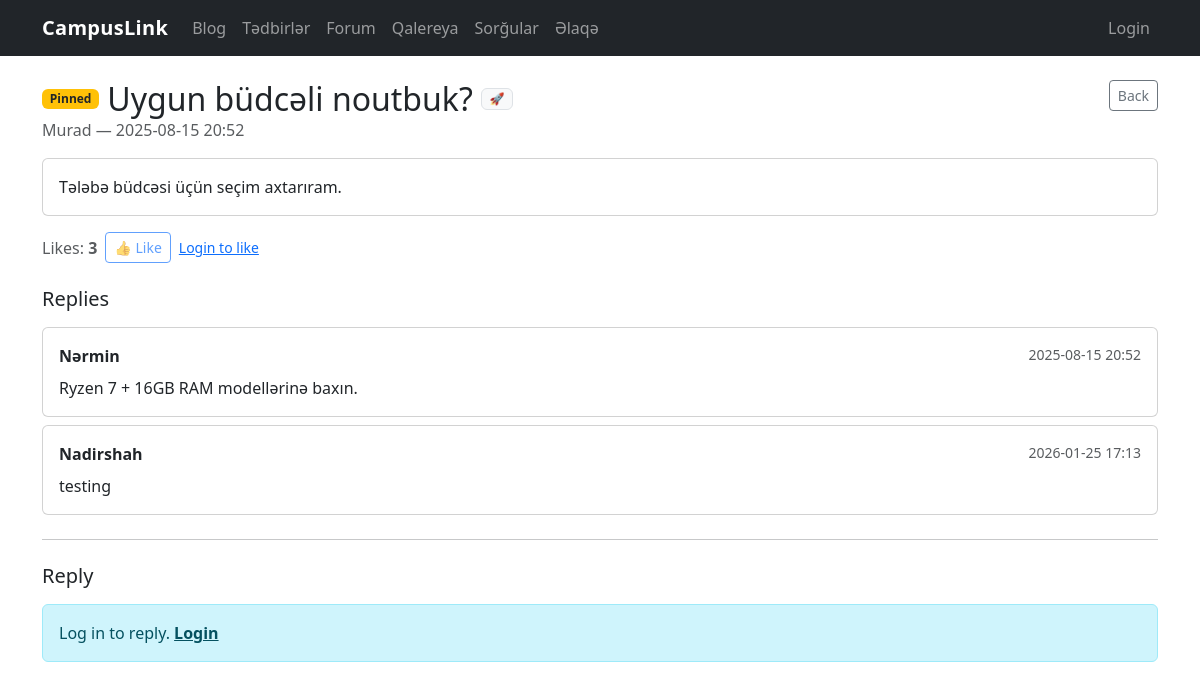
The page /forum/2 on the database its author committed.
### tables this page shows
CREATE TABLE forum_topics (
            id INTEGER PRIMARY KEY AUTOINCREMENT,
            title TEXT NOT NULL,
            author TEXT NOT NULL,
            content TEXT NOT NULL,
            created_at TEXT NOT NULL,
            is_pinned INTEGER NOT NULL DEFAULT 0,
            likes INTEGER NOT NULL DEFAULT 0
        , pinned INTEGER NOT NULL DEFAULT 0);

CREATE TABLE forum_topic_reactions (
            id INTEGER PRIMARY KEY AUTOINCREMENT,
            topic_id INTEGER NOT NULL,
            emoji TEXT NOT NULL,
            created_at TEXT NOT NULL,
            FOREIGN KEY (topic_id) REFERENCES forum_topics(id) ON DELETE CASCADE
        );

CREATE TABLE forum_replies (
            id INTEGER PRIMARY KEY AUTOINCREMENT,
            topic_id INTEGER NOT NULL,
            author TEXT NOT NULL,
            content TEXT NOT NULL,
            created_at TEXT NOT NULL,
            FOREIGN KEY (topic_id) REFERENCES forum_topics(id) ON DELETE CASCADE
        );

### forum.py (the view, shortened to what this page needs)
@bp.route("/<int:topic_id>", methods=["GET", "POST"])
def detail(topic_id: int):
    db = get_db()
    topic = db.execute("SELECT * FROM forum_topics WHERE id = ?", (topic_id,)).fetchone()
    if not topic:
        return render_template("404.html"), 404
    replies = db.execute(
        """
        SELECT *
        FROM forum_replies
        WHERE topic_id = ?
        ORDER BY created_at ASC, id ASC
        """,
        (topic_id,),
    ).fetchall()
    reactions = db.execute(
        "SELECT id, topic_id, emoji FROM forum_topic_reactions WHERE topic_id = ? ORDER BY id ASC",
        (topic_id,),
    ).fetchall()
    return render_template(
        "forum/forum_detail.html",
        topic=topic,
        replies=replies,
        reactions=reactions,
        is_admin=_is_admin(),
        is_logged_in=_is_logged_in(),
        allowed_emojis=ALLOWED_EMOJIS,
        next_url=request.path,
    )

### database.py (called while the page is built)
def get_db():
    if "db" not in g:
        g.db = sqlite3.connect(DB_PATH)
        g.db.row_factory = sqlite3.Row
    return g.db

### forum.py (called while the page is built, shortened)
def _current_user_display() -> str:
    role = session.get("role") or "guest"
    if role == "admin":
        return (session.get("admin_name") or session.get("user_name") or "Admin").strip() or "Admin"
    if role == "user":
        return (session.get("user_name") or "User").strip() or "User"
    return "Guest"

def _is_admin() -> bool:
    return (session.get("role") or "guest") == "admin"

def _is_logged_in() -> bool:
    return (session.get("role") or "guest") in ("user", "admin")

@bp.app_context_processor
def _inject_forum_auth():
    return {"forum_role": session.get("role") or "guest", "forum_name": _current_user_display()}

def ensure_forum_schema() -> None:
    global _schema_ready
    if _schema_ready:
        return

@bp.before_app_request
def _forum_schema_bootstrap():
    db = get_db()
    db.execute("PRAGMA foreign_keys = ON;")
    ensure_forum_schema()

### polls.py (called while the page is built)
@bp.before_app_request
def ensure_session():
    return None

### templates/forum/forum_detail.html (shortened to what this page needs)
{% extends "base.html" %}
{% block content %}
  <div class="d-flex justify-content-between align-items-start gap-3 mb-3">
    <div>
      <div class="d-flex align-items-center gap-2 flex-wrap">
        {% if topic["pinned"] %}<span class="badge bg-warning text-dark">Pinned</span>{% endif %}
        <h2 class="mb-0">{{ topic["title"] }}</h2>
        {% for r in reactions %}
          <span class="badge bg-light text-dark border">{{ r["emoji"] }}</span>
        {% endfor %}
      </div>
      <div class="text-muted">{{ topic["author"] }} — {{ topic["created_at"] }}</div>
    </div>
    <div class="text-end">
      <a class="btn btn-sm btn-outline-secondary" href="{{ url_for('forum.list_topics') }}">Back</a>
    </div>
  </div>
  <div class="card mb-3">
    <div class="card-body">
      <div style="white-space: pre-wrap;">{{ topic["content"] }}</div>
    </div>
  </div>
  <div class="d-flex align-items-center gap-2 mb-4 flex-wrap">
    <div class="text-muted">Likes: <strong>{{ topic["likes"] }}</strong></div>
    {% if is_logged_in %}
      <form method="POST" action="/forum/like/{{ topic['id'] }}" class="d-inline">
        <input type="hidden" name="next" value="{{ next_url }}">
        <button class="btn btn-sm btn-outline-primary" type="submit">👍 Like</button>
      </form>
    {% else %}
      <button class="btn btn-sm btn-outline-primary" type="button" disabled>👍 Like</button>
      <span class="small text-muted"><a href="{{ url_for('forum.login', next=next_url) }}">Login to like</a></span>
    {% endif %}
  </div>
  <h5 class="mb-3">Replies</h5>
  {% for r in replies %}
    <div class="card mb-2">
      <div class="card-body">
        <div class="d-flex justify-content-between align-items-start">
          <strong>{{ r["author"] }}</strong>
          <span class="text-muted small">{{ r["created_at"] }}</span>
        </div>
        <div class="mt-2" style="white-space: pre-wrap;">{{ r["content"] }}</div>
      </div>
    </div>
  {% else %}
    <div class="alert alert-light border">No replies yet.</div>
  {% endfor %}
  <hr class="my-4">
  <h5 class="mb-3">Reply</h5>
  {% if is_logged_in %}
    <form method="POST" action="/forum/{{ topic['id'] }}">
      <div class="mb-3">
        <textarea name="content" class="form-control" rows="4" placeholder="Write your reply..." required></textarea>
      </div>
      <button class="btn btn-primary" type="submit">Reply</button>
    </form>
  {% else %}
    <div class="alert alert-info">
      Log in to reply.
      <a class="alert-link" href="{{ url_for('forum.login', next=next_url) }}">Login</a>
    </div>
  {% endif %}
{% endblock %}

### static/style.css (style rules this page uses)
body { font-family: system-ui, -apple-system, "Segoe UI", Roboto, Ubuntu, "Helvetica Neue", Arial, "Noto Sans", "Apple Color Emoji", "Segoe UI Emoji"; }

### rows shown on the page
forum_topics: title "Uygun büdcəli noutbuk?", author "Murad", created_at "2025-08-15 20:52", content "Tələbə büdcəsi üçün seçim axtarıram.", likes "3"
forum_topic_reactions: emoji "🚀"
forum_replies: author "Nərmin", created_at "2025-08-15 20:52", content "Ryzen 7 + 16GB RAM modellərinə baxın."
forum_replies: author "Nadirshah", created_at "2026-01-25 17:13", content "testing"
